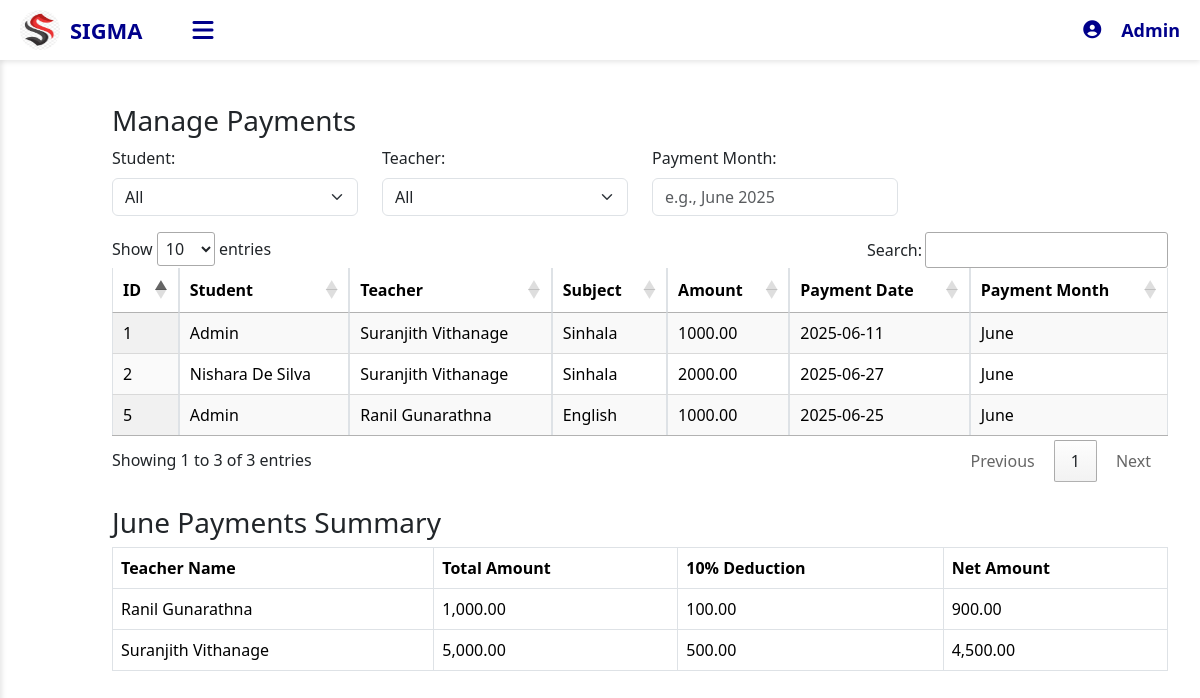
The app's page /manage_payment.php with its own data.
### tables this page shows
CREATE TABLE `payment` (
  `payment_id` int(11) NOT NULL,
  `student_id` int(11) DEFAULT NULL,
  `teacher_id` int(11) DEFAULT NULL,
  `subject` varchar(100) DEFAULT NULL,
  `amount` decimal(10,2) DEFAULT NULL,
  `payment_date` date DEFAULT NULL,
  `payment_month` varchar(20) DEFAULT NULL
);

CREATE TABLE `users` (
  `id` int(10) UNSIGNED NOT NULL,
  `name` varchar(100) NOT NULL,
  `email` varchar(100) NOT NULL,
  `password` varchar(255) NOT NULL,
  `role` enum('student','teacher') NOT NULL,
  `status` enum('approved','pending') DEFAULT 'pending',
  `address` varchar(255) DEFAULT NULL,
  `dob` date DEFAULT NULL,
  `whatsapp_no` varchar(20) DEFAULT NULL,
  `guardian_name` varchar(100) DEFAULT NULL,
  `guardian_contact` varchar(20) DEFAULT NULL,
  `admission_date` date DEFAULT NULL,
  `profile_pic` varchar(255) DEFAULT NULL
);

CREATE TABLE `teacher` (
  `teacher_id` int(11) NOT NULL,
  `full_name` varchar(100) DEFAULT NULL,
  `email` varchar(255) DEFAULT NULL,
  `contact_no` text DEFAULT NULL,
  `dob` date DEFAULT NULL,
  `address` varchar(255) DEFAULT NULL,
  `password` varchar(100) DEFAULT NULL,
  `qualification` varchar(255) DEFAULT NULL,
  `photo` varchar(255) DEFAULT NULL
);

### manage_payment.php (the view, shortened to what this page needs)
<?php
include 'ad_home.php';
$conn = new mysqli("localhost", "root", "", "sigma_db");
$payments = $conn->query("
    SELECT
        p.payment_id,
        s.name AS student_name,
        t.full_name AS teacher_name,
        p.subject,
        p.amount,
        p.payment_date,
        p.payment_month
    FROM payment p
    JOIN users s ON p.student_id = id
    JOIN teacher t ON p.teacher_id = t.teacher_id
");
?>
<!DOCTYPE html>
<html>
<head>
    <link href="https://cdn.jsdelivr.net/npm/bootstrap@5.3.3/dist/css/bootstrap.min.css" rel="stylesheet">
    <link rel="stylesheet" href="https://cdn.datatables.net/1.13.6/css/jquery.dataTables.min.css">
</head>
<body>
<div class="main-content" id="mainContent">
    <div class="container mt-4">
        <h3>Manage Payments</h3>
        <div class="row mb-3">
            <div class="col-md-3">
                <label for="studentFilter" class="form-label">Student:</label>
                <select id="studentFilter" class="form-select">
                    <option value="">All</option>
                </select>
            </div>
            <div class="col-md-3">
                <label for="teacherFilter" class="form-label">Teacher:</label>
                <select id="teacherFilter" class="form-select">
                    <option value="">All</option>
                </select>
            </div>
            <div class="col-md-3">
                <label for="monthFilter" class="form-label">Payment Month:</label>
                <input type="text" id="monthFilter" class="form-control" placeholder="e.g., June 2025">
            </div>
        </div>
        <table id="paymentsTable" class="display table table-bordered">
            <thead>
                <tr>
                    <th>ID</th>
                    <th>Student</th>
                    <th>Teacher</th>
                    <th>Subject</th>
                    <th>Amount</th>
                    <th>Payment Date</th>
                    <th>Payment Month</th>
                </tr>
            </thead>
            <tbody>
                <?php while ($row = $payments->fetch_assoc()): ?>
                    <tr>
                        <td><?= htmlspecialchars($row['payment_id']) ?></td>
                        <td><?= htmlspecialchars($row['student_name']) ?></td>
                        <td><?= htmlspecialchars($row['teacher_name']) ?></td>
                        <td><?= htmlspecialchars($row['subject']) ?></td>
                        <td><?= htmlspecialchars($row['amount']) ?></td>
                        <td><?= htmlspecialchars($row['payment_date']) ?></td>
                        <td><?= htmlspecialchars($row['payment_month']) ?></td>
                    </tr>
                <?php endwhile; ?>
            </tbody>
        </table>
    </div>
</body>
</html>
<?php
$conn = new mysqli("localhost", "root", "", "sigma_db");
$sql = "
    SELECT
        t.full_name AS teacher_name,
        SUM(p.amount) AS total_amount
    FROM payment p
    JOIN teacher t ON p.teacher_id = t.teacher_id
    WHERE p.payment_month = 'June'
    GROUP BY t.teacher_id
    ORDER BY t.full_name ASC
";
$result = $conn->query($sql);
?>
<!DOCTYPE html>
<html>
<head>
    <link href="https://cdn.jsdelivr.net/npm/bootstrap@5.3.3/dist/css/bootstrap.min.css" rel="stylesheet">
    <link rel="stylesheet" type="text/css" href="https://cdn.datatables.net/1.13.1/css/jquery.dataTables.min.css">
</head>
<body>
<div class="container mt-4">
    <h3>June Payments Summary</h3>
    <table id="paymentsTable" class="table table-bordered">
        <thead>
            <tr>
                <th>Teacher Name</th>
                <th>Total Amount</th>
                <th>10% Deduction</th>
                <th>Net Amount</th>
            </tr>
        </thead>
        <tbody>
            <?php while($row = $result->fetch_assoc()):
                $deduction = $row['total_amount'] * 0.10;
                $net_amount = $row['total_amount'] - $deduction;
            ?>
                <tr>
                    <td><?= htmlspecialchars($row['teacher_name']) ?></td>
                    <td><?= number_format($row['total_amount'], 2) ?></td>
                    <td><?= number_format($deduction, 2) ?></td>
                    <td><?= number_format($net_amount, 2) ?></td>
                </tr>
            <?php endwhile; ?>
        </tbody>
    </table>
</div>
</body>
</html>

### ad_home.php (style rules this page uses)
body { margin: 0; padding: 0; font-family: "Roboto", sans-serif; }

### manage_payment.php (style rules this page uses)
.main-content { margin-left: 80px; margin-top: 60px; padding: 20px; transition: margin-left 0.3s ease; }

### records on screen
payment: payment_id "1", users.name "Admin", teacher.full_name "Suranjith Vithanage", subject "Sinhala", amount "1000.00", payment_date "2025-06-11", payment_month "June"
payment: payment_id "2", users.name "Nishara De Silva", teacher.full_name "Suranjith Vithanage", subject "Sinhala", amount "2000.00", payment_date "2025-06-27", payment_month "June"
payment: payment_id "5", users.name "Admin", teacher.full_name "Ranil Gunarathna", subject "English", amount "1000.00", payment_date "2025-06-25", payment_month "June"

### other values on screen
$row['teacher_name'] "Ranil Gunarathna"
$row['total_amount'] "1,000.00"
$deduction "100.00"
$net_amount "900.00"
$row['teacher_name'] "Suranjith Vithanage"
$row['total_amount'] "5,000.00"
$deduction "500.00"
$net_amount "4,500.00"
